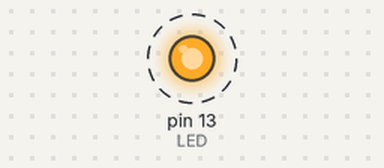
A sketch run on a simulated Arduino Uno, built with avr-gcc and run on an emulated ATmega328P. Shown: output pins drawn as LEDs (lit = HIGH). Dashed ring = blinking. What the sketch prints to the serial monitor is not drawn.

Above: at 0.2 s.
Timing chart, 0 to 3.0 s (numbered marks = the images above):
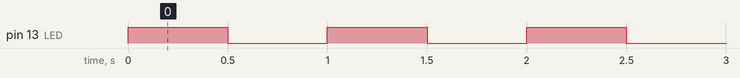

The sketch:

helloWorld.ino
```cpp
/*
 * Hello World
 * Arduino
 *
 * This code simply blinks an LED forever.
 *
 * @author Gabe Cohn and Eric Larson
 ******************************************************************************/

/* constants */
#define BLINK_DELAY    500      // number of milliseconds between LED toggles

/* pin definitions */
#define LED    13               // LED is on pin 13 of the Uno board

/* initialization code */
void setup() {
    pinMode(LED, OUTPUT);       // set LED pin as an output

    Serial.begin(9600);
}

/* mainloop - runs forever */
void loop() {
    digitalWrite(LED, HIGH);    // turn LED on
    delay(BLINK_DELAY);         // wait before turning it off
    digitalWrite(LED, LOW);     // turn LED off
    delay(BLINK_DELAY);         // wait before turning it back on
                                // now return to the top of the loop

    Serial.print("LED Blinked\n");
}
```

Measured:
- by itself, pin 13 (LED): alternates HIGH for 0.50 s and LOW for 0.50 s
